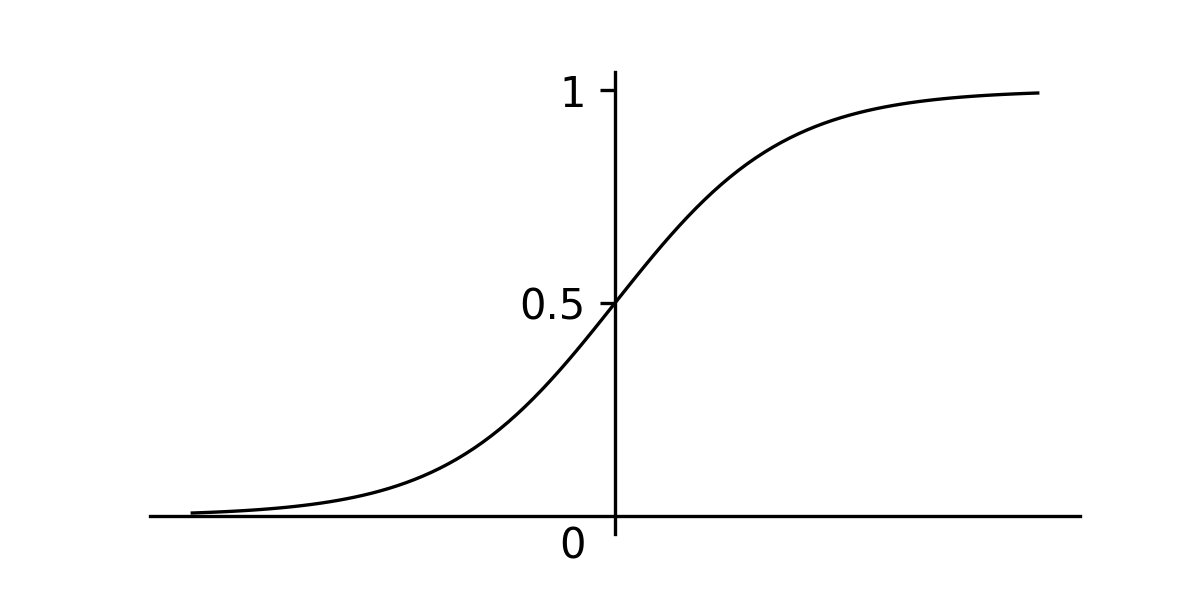

The Python source for this figure:
import matplotlib.pyplot as plt
import numpy as np


def sigmoid(x):
    return 1 / (1 + np.exp(-x))

x = np.linspace(-5, 5, 100)
y = sigmoid(x)

fig, ax = plt.subplots(figsize=(4, 2))
ax.set_xticks([])
ax.spines['right'].set_color('none')
ax.spines['top'].set_color('none')
ax.xaxis.set_ticks_position('bottom')
ax.spines['bottom'].set_position(('data',0))
ax.yaxis.set_ticks_position('left')
ax.spines['left'].set_position(('data',0))

fig.patch.set_alpha(0.0)
ax.patch.set_alpha(0.0)

ax.set_yticks([0.5, 1.0])
ax.set_yticklabels(["0.5", "1"])
ax.annotate("0", xy=(0, 0), xytext=(-0.5, -0.1), textcoords='data', ha='center')

ax.plot(x, y, color="black", linewidth=0.8)

plt.savefig('sigmoid_function.png', dpi=300)

plt.show()
